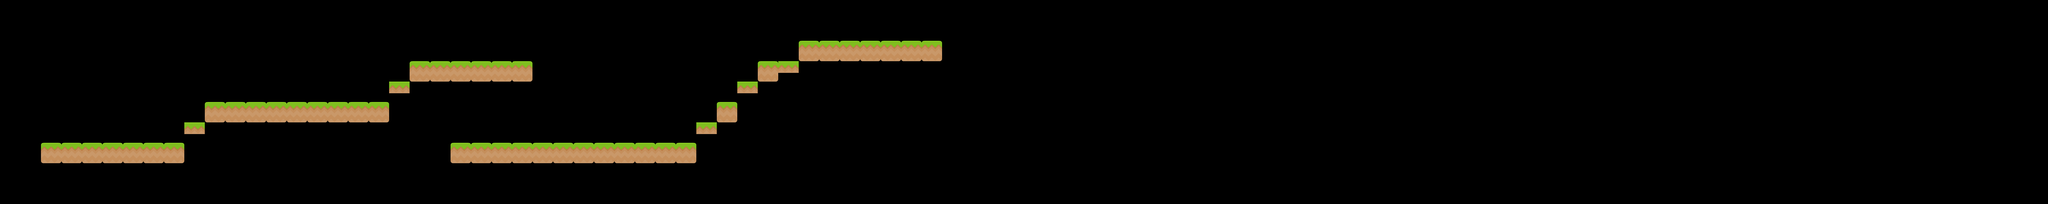

Rendered tile map (Tiled .tmx) drawn with the repository's tilesets; below, a short description and the full map source, tile grids included:
An orthogonal 100x10 tile map with 70x70 px tiles, 1 tile layer (first_layer) and 15 objects.

<map version="1.2" tiledversion="1.2.4" orientation="orthogonal" renderorder="right-down" width="100" height="10" tilewidth="70" tileheight="70" infinite="0" nextlayerid="4" nextobjectid="19">
 <tileset firstgid="1" source="tiles_spritesheet.tsx" />
 <layer id="1" name="first_layer" width="100" height="10">
  <data encoding="csv">
0,0,0,0,0,0,0,0,0,0,0,0,0,0,0,0,0,0,0,0,0,0,0,0,0,0,0,0,0,0,0,0,0,0,0,0,0,0,0,0,0,0,0,0,0,0,0,0,0,0,0,0,0,0,0,0,0,0,0,0,0,0,0,0,0,0,0,0,0,0,0,0,0,0,0,0,0,0,0,0,0,0,0,0,0,0,0,0,0,0,0,0,0,0,0,0,0,0,0,0,
0,0,0,0,0,0,0,0,0,0,0,0,0,0,0,0,0,0,0,0,0,0,0,0,0,0,0,0,0,0,0,0,0,0,0,0,0,0,0,0,0,0,0,0,0,0,0,0,0,0,0,0,0,0,0,0,0,0,0,0,0,0,0,0,0,0,0,0,0,0,0,0,0,0,0,0,0,0,0,0,0,0,0,0,0,0,0,0,0,0,0,0,0,0,0,0,0,0,0,0,
0,0,0,0,0,0,0,0,0,0,0,0,0,0,0,0,0,0,0,0,0,0,0,0,0,0,0,0,0,0,0,0,0,0,0,0,0,0,0,10,10,10,10,10,10,10,0,0,0,0,0,0,0,0,0,0,0,0,0,0,0,0,0,0,0,0,0,0,0,0,0,0,0,0,0,0,0,0,0,0,0,0,0,0,0,0,0,0,0,0,0,0,0,0,0,0,0,0,0,0,
0,0,0,0,0,0,0,0,0,0,0,0,0,0,0,0,0,0,0,0,10,10,10,10,10,10,0,0,0,0,0,0,0,0,0,0,0,10,57,0,0,0,0,0,0,0,0,0,0,0,0,0,0,0,0,0,0,0,0,0,0,0,0,0,0,0,0,0,0,0,0,0,0,0,0,0,0,0,0,0,0,0,0,0,0,0,0,0,0,0,0,0,0,0,0,0,0,0,0,0,
0,0,0,0,0,0,0,0,0,0,0,0,0,0,0,0,0,0,0,57,0,0,0,0,0,0,0,0,0,0,0,0,0,0,0,0,57,0,0,0,0,0,0,0,0,0,0,0,0,0,0,0,0,0,0,0,0,0,0,0,0,0,0,0,0,0,0,0,0,0,0,0,0,0,0,0,0,0,0,0,0,0,0,0,0,0,0,0,0,0,0,0,0,0,0,0,0,0,0,0,
0,0,0,0,0,0,0,0,0,0,10,10,10,10,10,10,10,10,10,0,0,0,0,0,0,0,0,0,0,0,0,0,0,0,0,10,0,0,0,0,0,0,0,0,0,0,0,0,0,0,0,0,0,0,0,0,0,0,0,0,0,0,0,0,0,0,0,0,0,0,0,0,0,0,0,0,0,0,0,0,0,0,0,0,0,0,0,0,0,0,0,0,0,0,0,0,0,0,0,0,
0,0,0,0,0,0,0,0,0,57,0,0,0,0,0,0,0,0,0,0,0,0,0,0,0,0,0,0,0,0,0,0,0,0,57,0,0,0,0,0,0,0,0,0,0,0,0,0,0,0,0,0,0,0,0,0,0,0,0,0,0,0,0,0,0,0,0,0,0,0,0,0,0,0,0,0,0,0,0,0,0,0,0,0,0,0,0,0,0,0,0,0,0,0,0,0,0,0,0,0,
0,0,10,10,10,10,10,10,10,0,0,0,0,0,0,0,0,0,0,0,0,0,10,10,10,10,10,10,10,10,10,10,10,10,0,0,0,0,0,0,0,0,0,0,0,0,0,0,0,0,0,0,0,0,0,0,0,0,0,0,0,0,0,0,0,0,0,0,0,0,0,0,0,0,0,0,0,0,0,0,0,0,0,0,0,0,0,0,0,0,0,0,0,0,0,0,0,0,0,0,
0,0,0,0,0,0,0,0,0,0,0,0,0,0,0,0,0,0,0,0,0,0,0,0,0,0,0,0,0,0,0,0,0,0,0,0,0,0,0,0,0,0,0,0,0,0,0,0,0,0,0,0,0,0,0,0,0,0,0,0,0,0,0,0,0,0,0,0,0,0,0,0,0,0,0,0,0,0,0,0,0,0,0,0,0,0,0,0,0,0,0,0,0,0,0,0,0,0,0,0,
0,0,0,0,0,0,0,0,0,0,0,0,0,0,0,0,0,0,0,0,0,0,0,0,0,0,0,0,0,0,0,0,0,0,0,0,0,0,0,0,0,0,0,0,0,0,0,0,0,0,0,0,0,0,0,0,0,0,0,0,0,0,0,0,0,0,0,0,0,0,0,0,0,0,0,0,0,0,0,0,0,0,0,0,0,0,0,0,0,0,0,0,0,0,0,0,0,0,0,0
</data>
 </layer>
 <objectgroup id="2" name="platform">
  <object id="2" x="142" y="491" width="487" height="67" />
  <object id="4" x="703" y="351" width="626" height="66" />
  <object id="6" x="1401" y="210" width="418" height="69" />
  <object id="7" x="1543" y="490" width="835" height="72" />
  <object id="8" x="2454" y="351" width="68" height="67" />
  <object id="9" x="2593" y="212" width="68" height="65" />
  <object id="10" x="2733" y="140" width="487" height="70" />
  <object id="11" x="633" y="422" width="66" height="38" />
  <object id="12" x="1332" y="283" width="66" height="33" />
  <object id="13" x="2381" y="420" width="68" height="38" />
  <object id="14" x="2521" y="284" width="69" height="36" />
  <object id="15" x="2664" y="214" width="66" height="35" />
 </objectgroup>
 <objectgroup id="3" name="coins">
  <object id="16" x="420" y="351" width="70" height="67" />
  <object id="17" x="631" y="280" width="70" height="69" />
  <object id="18" x="982" y="278" width="69" height="75" />
 </objectgroup>
</map>
